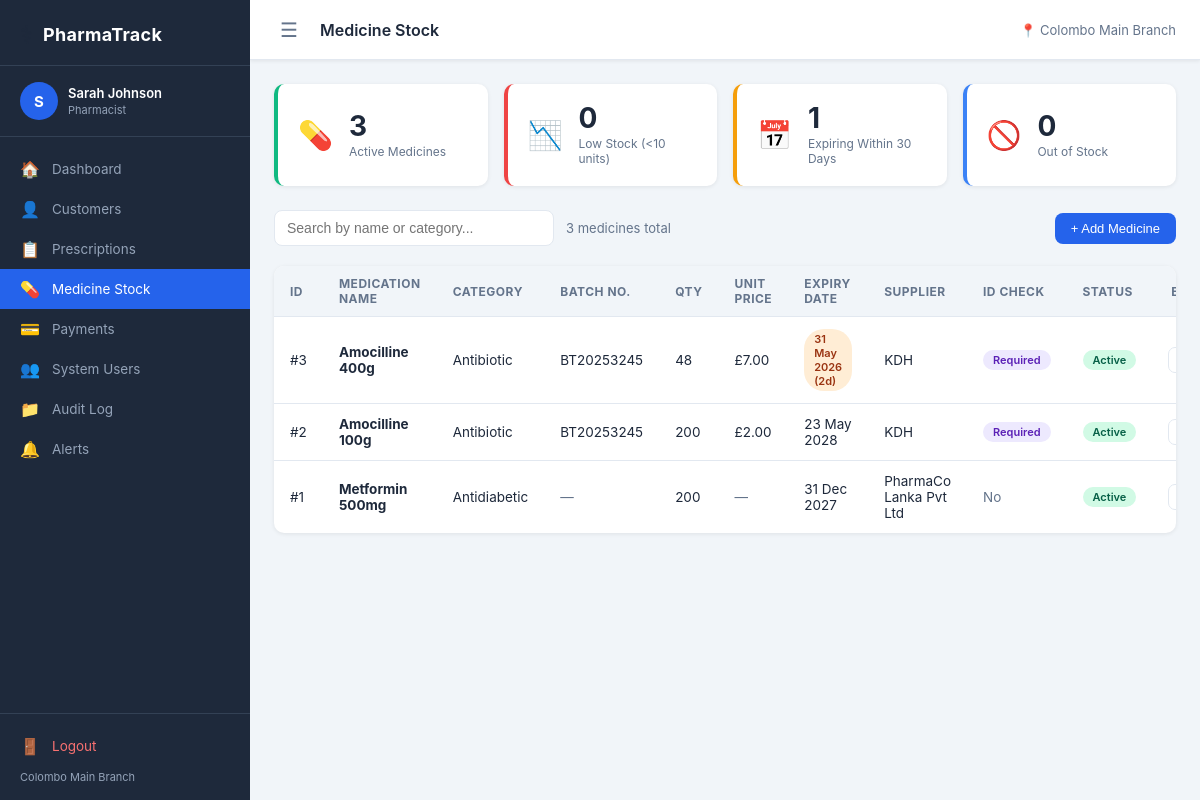
The app's page /pages/stock.php (signed in) with its own data.
### tables this page shows
CREATE TABLE `MEDICINE_STOCK` (
  `stock_id` int NOT NULL,
  `medication_name` varchar(150) NOT NULL,
  `batch_number` varchar(100) DEFAULT NULL,
  `quantity` int NOT NULL DEFAULT '0',
  `unit_price` decimal(10,2) DEFAULT NULL,
  `age_limit` int NOT NULL DEFAULT '0',
  `description` text,
  `allergy_notes` text,
  `expiry_date` date DEFAULT NULL,
  `category` varchar(100) DEFAULT NULL,
  `supplier` varchar(150) DEFAULT NULL,
  `requires_id_check` tinyint(1) NOT NULL DEFAULT '0',
  `is_active` tinyint(1) NOT NULL DEFAULT '1'
);

### pages/stock.php (the view, shortened to what this page needs)
<?php
$db = getDB();
$medicines = $db->query("
    SELECT stock_id, medication_name, category, batch_number,
           quantity, unit_price, expiry_date, supplier,
           requires_id_check, is_active
    FROM MEDICINE_STOCK
    ORDER BY stock_id DESC
")->fetchAll();
$totalActive  = 0;
$lowStock     = 0;
$expiringSoon = 0;
$outOfStock   = 0;
$today        = new DateTime();
foreach ($medicines as $m) {
    $totalActive++;
    if ($m['expiry_date']) {
        $diff = $today->diff(new DateTime($m['expiry_date']))->days;
        $isExpired = new DateTime($m['expiry_date']) < $today;
        if (!$isExpired && $diff <= 30) $expiringSoon++;
    }
}
require_once __DIR__ . '/../includes/header.php';
?>
<div class="stats-grid">
    <div class="stat-card green">
        <div class="stat-icon">💊</div>
        <div>
            <div class="stat-value"><?= $totalActive ?></div>
            <div class="stat-label">Active Medicines</div>
        </div>
    </div>
    <div class="stat-card red">
        <div class="stat-icon">📉</div>
        <div>
            <div class="stat-value"><?= $lowStock ?></div>
            <div class="stat-label">Low Stock (&lt;10 units)</div>
        </div>
    </div>
    <div class="stat-card yellow">
        <div class="stat-icon">📅</div>
        <div>
            <div class="stat-value"><?= $expiringSoon ?></div>
            <div class="stat-label">Expiring Within 30 Days</div>
        </div>
    </div>
    <div class="stat-card blue">
        <div class="stat-icon">🚫</div>
        <div>
            <div class="stat-value"><?= $outOfStock ?></div>
            <div class="stat-label">Out of Stock</div>
        </div>
    </div>
</div>
<div style="display:flex; align-items:center; gap:12px; margin-bottom:20px; flex-wrap:wrap;">
    <input type="text" id="stockSearch" class="form-control"
           placeholder="Search by name or category..." style="max-width:280px;">
    <span style="color:var(--text-muted); font-size:13px; flex:1;">
        <?= count($medicines) ?> medicine<?= count($medicines) !== 1 ? 's' : '' ?> total
    </span>
    <button class="btn btn-primary" id="openAddStock">+ Add Medicine</button>
</div>
<div class="card">
    <div class="card-body">
        <?php if ($medicines): ?>
        <div class="table-wrap">
            <table id="stockTable">
                <thead>
                    <tr>
                        <th data-col="0" class="sortable-th">ID <span class="sort-arrow"></span></th>
                        <th data-col="1" class="sortable-th">Medication Name <span class="sort-arrow"></span></th>
                        <th data-col="2" class="sortable-th">Category <span class="sort-arrow"></span></th>
                        <th>Batch No.</th>
                        <th data-col="4" class="sortable-th">Qty <span class="sort-arrow"></span></th>
                        <th>Unit Price</th>
                        <th data-col="6" class="sortable-th">Expiry Date <span class="sort-arrow"></span></th>
                        <th>Supplier</th>
                        <th>ID Check</th>
                        <th>Status</th>
                        <th style="width:60px; text-align:center;">Edit</th>
                    </tr>
                </thead>
                <tbody>
                    <?php foreach ($medicines as $m):
                        $expDate  = $m['expiry_date'] ? new DateTime($m['expiry_date']) : null;
                        $daysLeft = $expDate ? (int) $today->diff($expDate)->days * ($expDate >= $today ? 1 : -1) : null;
                        $isExpired = $expDate && $expDate < $today;
                    ?>
                    <tr>
                        <td>#<?= $m['stock_id'] ?></td>
                        <td><strong><?= htmlspecialchars($m['medication_name']) ?></strong></td>
                        <td><?= $m['category'] ? htmlspecialchars($m['category']) : '<span style="color:var(--text-muted)">—</span>' ?></td>
                        <td><?= $m['batch_number'] ? htmlspecialchars($m['batch_number']) : '<span style="color:var(--text-muted)">—</span>' ?></td>
                        <td>
                            <?php if ($m['quantity'] == 0): ?>
                                <span class="badge" style="background:#fee2e2;color:#991b1b;">Out of Stock</span>
                            <?php elseif ($m['quantity'] < 10): ?>
                                <span class="badge badge-low_stock"><?= $m['quantity'] ?> ⚠️</span>
                            <?php else: ?>
                                <?= $m['quantity'] ?>
                            <?php endif; ?>
                        </td>
                        <td><?= $m['unit_price'] !== null ? '£' . number_format($m['unit_price'], 2) : '<span style="color:var(--text-muted)">—</span>' ?></td>
                        <td>
                            <?php if (!$expDate): ?>
                                <span style="color:var(--text-muted)">—</span>
                            <?php elseif ($isExpired): ?>
                                <span class="badge badge-expiry">Expired</span>
                            <?php elseif ($daysLeft <= 30): ?>
                                <span class="badge badge-expiry"><?= date('d M Y', strtotime($m['expiry_date'])) ?> (<?= $daysLeft ?>d)</span>
                            <?php else: ?>
                                <?= date('d M Y', strtotime($m['expiry_date'])) ?>
                            <?php endif; ?>
                        </td>
                        <td><?= $m['supplier'] ? htmlspecialchars($m['supplier']) : '<span style="color:var(--text-muted)">—</span>' ?></td>
                        <td>
                            <?php if ($m['requires_id_check']): ?>
                                <span class="badge badge-age_restriction">Required</span>
                            <?php else: ?>
                                <span style="color:var(--text-muted)">No</span>
                            <?php endif; ?>
                        </td>
                        <td>
                            <?php if ($m['is_active']): ?>
                                <span class="badge" style="background:#d1fae5;color:#065f46;">Active</span>
                            <?php else: ?>
                                <span class="badge" style="background:#f3f4f6;color:#6b7280;">Inactive</span>
                            <?php endif; ?>
                        </td>
                        <td style="text-align:center;">
                            <button class="btn-icon edit-btn"
                                title="Edit medicine"
                                data-id="<?= $m['stock_id'] ?>"
                                data-name="<?= htmlspecialchars($m['medication_name'], ENT_QUOTES) ?>"
                                data-category="<?= htmlspecialchars($m['category'] ?? '', ENT_QUOTES) ?>"
                                data-batch="<?= htmlspecialchars($m['batch_number'] ?? '', ENT_QUOTES) ?>"
                                data-qty="<?= $m['quantity'] ?>"
                                data-price="<?= $m['unit_price'] ?? '' ?>"
                                data-expiry="<?= $m['expiry_date'] ?? '' ?>"
                                data-supplier="<?= htmlspecialchars($m['supplier'] ?? '', ENT_QUOTES) ?>"
                                data-idcheck="<?= $m['requires_id_check'] ?>"
                                data-active="<?= $m['is_active'] ?>">
                            </button>
                        </td>
                    </tr>
                    <?php endforeach; ?>
                </tbody>
            </table>
        </div>
        <?php else: ?>
            <div class="empty-state">No medicines in stock yet. Add your first item using the button above.</div>
        <?php endif; ?>
    </div>
</div>
<?php require_once __DIR__ . '/../includes/footer.php'; ?>

### assets/css/style.css (style rules this page uses)
:root { --sidebar-w: 250px; --header-h: 60px; --primary: #2563eb; --primary-dark: #1d4ed8; --sidebar-bg: #1e293b; --sidebar-text: #94a3b8; --sidebar-hover: #334155; --sidebar-active: #2563eb; --bg: #f1f5f9; --card-bg: #ffffff; --text: #1e293b; --text-muted: #64748b; --border: #e2e8f0; --success: #10b981; --warning: #f59e0b; --danger: #ef4444; --info: #3b82f6; --radius: 10px; --shadow: 0 1px 4px rgba(0,0,0,.08); --shadow-md: 0 4px 12px rgba(0,0,0,.10); }
*, *::before, *::after { box-sizing: border-box; margin: 0; padding: 0; }
body { font-family: -apple-system, BlinkMacSystemFont, 'Segoe UI', sans-serif; background: var(--bg); color: var(--text); font-size: 14px; }
.stats-grid { display: grid; grid-template-columns: repeat(auto-fill, minmax(200px, 1fr)); gap: 16px; margin-bottom: 24px; }
.stat-card { background: var(--card-bg); border-radius: var(--radius); padding: 20px; box-shadow: var(--shadow); display: flex; align-items: center; gap: 16px; border-left: 4px solid var(--primary); }
.stat-card.green { border-left-color: var(--success); }
.stat-card.yellow { border-left-color: var(--warning); }
.stat-card.red { border-left-color: var(--danger); }
.stat-card.blue { border-left-color: var(--info); }
.stat-icon { font-size: 28px; }
.stat-value { font-size: 28px; font-weight: 700; line-height: 1; }
.stat-label { font-size: 12px; color: var(--text-muted); margin-top: 4px; }
.card { background: var(--card-bg); border-radius: var(--radius); box-shadow: var(--shadow); overflow: hidden; margin-bottom: 24px; }
.card-body { padding: 0; }
.table-wrap { overflow-x: auto; }
table { width: 100%; border-collapse: collapse; }
thead th { background: var(--bg); padding: 10px 16px; text-align: left; font-size: 12px; text-transform: uppercase; letter-spacing: .5px; color: var(--text-muted); border-bottom: 1px solid var(--border); }
tbody td { padding: 12px 16px; border-bottom: 1px solid var(--border); font-size: 13.5px; }
tbody tr:last-child td { border-bottom: none; }
.badge { display: inline-block; padding: 3px 10px; border-radius: 20px; font-size: 11px; font-weight: 600; text-transform: capitalize; }
.badge-expiry { background: #ffedd5; color: #9a3412; }
.badge-age_restriction { background: #ede9fe; color: #5b21b6; }
.btn { display: inline-flex; align-items: center; gap: 6px; padding: 8px 16px; border-radius: 8px; font-size: 13px; font-weight: 500; cursor: pointer; border: none; transition: background .15s; }
.btn-primary { background: var(--primary); color: #fff; }
.form-control { width: 100%; padding: 9px 12px; border: 1px solid var(--border); border-radius: 8px; font-size: 14px; color: var(--text); transition: border-color .15s, box-shadow .15s; background: #fff; }
.btn-icon { background: none; border: 1px solid var(--border); border-radius: 7px; padding: 5px 8px; cursor: pointer; font-size: 14px; transition: background .15s, border-color .15s; line-height: 1; }

### records on screen
medicine_stock: stock_id "3", medication_name "Amocilline 400g", category "Antibiotic", batch_number "BT20253245", quantity "48", unit_price "7.00", expiry_date "31 May 2026", supplier "KDH", requires_id_check "Required", is_active "Active"
medicine_stock: stock_id "2", medication_name "Amocilline 100g", category "Antibiotic", batch_number "BT20253245", quantity "200", unit_price "2.00", expiry_date "23 May 2028", supplier "KDH", requires_id_check "Required", is_active "Active"
medicine_stock: stock_id "1", medication_name "Metformin 500mg", category "Antidiabetic", quantity "200", expiry_date "31 Dec 2027", supplier "PharmaCo Lanka Pvt Ltd", requires_id_check "No", is_active "Active"

### other values on screen
substr($user['name'], 0, 1) "S"
$user['name'] "Sarah Johnson"
str_replace('_', ' ', $role) "Pharmacist"
$link['icon'] "🏠"
$link['label'] "Dashboard"
$link['icon'] "👤"
$link['label'] "Customers"
$link['icon'] "📋"
$link['label'] "Prescriptions"
$link['icon'] "💊"
$link['label'] "Medicine Stock"
$link['icon'] "💳"
$link['label'] "Payments"
$link['icon'] "👥"
$link['label'] "System Users"
